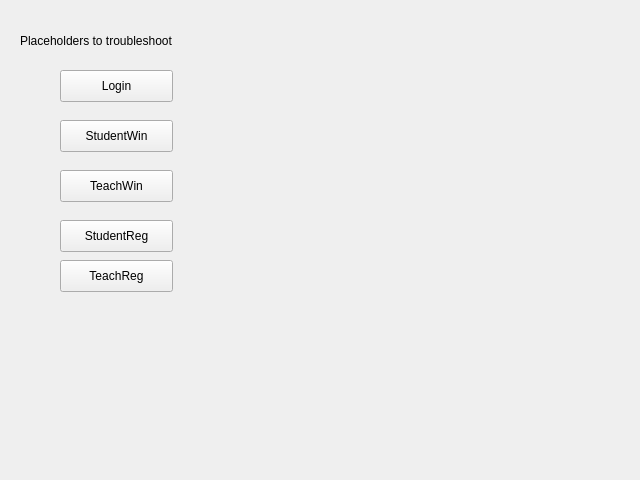
<?xml version="1.0" encoding="UTF-8"?>
<ui version="4.0">
 <class>View</class>
 <widget class="QMainWindow" name="View">
  <property name="geometry">
   <rect>
    <x>0</x>
    <y>0</y>
    <width>640</width>
    <height>480</height>
   </rect>
  </property>
  <property name="minimumSize">
   <size>
    <width>300</width>
    <height>400</height>
   </size>
  </property>
  <property name="windowTitle">
   <string>View</string>
  </property>
  <widget class="QWidget" name="centralWidget">
   <widget class="QPushButton" name="pushButton">
    <property name="geometry">
     <rect>
      <x>60</x>
      <y>70</y>
      <width>113</width>
      <height>32</height>
     </rect>
    </property>
    <property name="text">
     <string>Login</string>
    </property>
   </widget>
   <widget class="QPushButton" name="pushButton_2">
    <property name="geometry">
     <rect>
      <x>60</x>
      <y>120</y>
      <width>113</width>
      <height>32</height>
     </rect>
    </property>
    <property name="text">
     <string>StudentWin</string>
    </property>
   </widget>
   <widget class="QPushButton" name="pushButton_3">
    <property name="geometry">
     <rect>
      <x>60</x>
      <y>170</y>
      <width>113</width>
      <height>32</height>
     </rect>
    </property>
    <property name="text">
     <string>TeachWin</string>
    </property>
   </widget>
   <widget class="QPushButton" name="pushButton_4">
    <property name="geometry">
     <rect>
      <x>60</x>
      <y>220</y>
      <width>113</width>
      <height>32</height>
     </rect>
    </property>
    <property name="text">
     <string>StudentReg</string>
    </property>
   </widget>
   <widget class="QPushButton" name="pushButton_5">
    <property name="geometry">
     <rect>
      <x>60</x>
      <y>260</y>
      <width>113</width>
      <height>32</height>
     </rect>
    </property>
    <property name="text">
     <string>TeachReg</string>
    </property>
   </widget>
   <widget class="QLabel" name="label">
    <property name="geometry">
     <rect>
      <x>20</x>
      <y>0</y>
      <width>181</width>
      <height>81</height>
     </rect>
    </property>
    <property name="text">
     <string>Placeholders to troubleshoot</string>
    </property>
   </widget>
   <zorder>label</zorder>
   <zorder>pushButton</zorder>
   <zorder>pushButton_2</zorder>
   <zorder>pushButton_3</zorder>
   <zorder>pushButton_4</zorder>
   <zorder>pushButton_5</zorder>
  </widget>
 </widget>
 <layoutdefault spacing="6" margin="11"/>
 <resources/>
 <connections/>
</ui>
